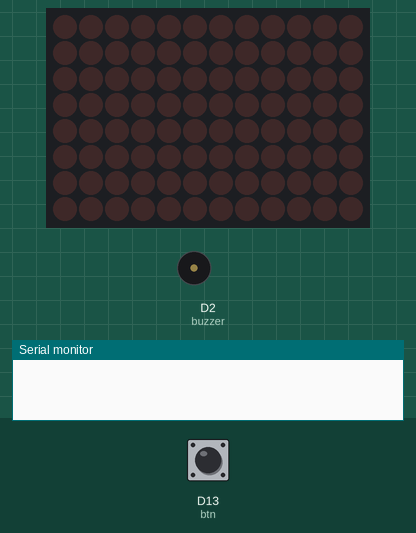
Bench run of a sketch on a simulated Arduino Uno R4 WiFi. Shown: 12×8 LED matrix, buzzer (waves = sounding), the last lines printed to the serial monitor. The test bench sets the inputs (shaded band); at power-on: D13 (btn) HIGH. Random numbers use the default seed unless the sketch sets one.

Above: at 1.2 s.
1.3 s: D13 (btn) pulled LOW for 0.15 s
At 1.8 s:
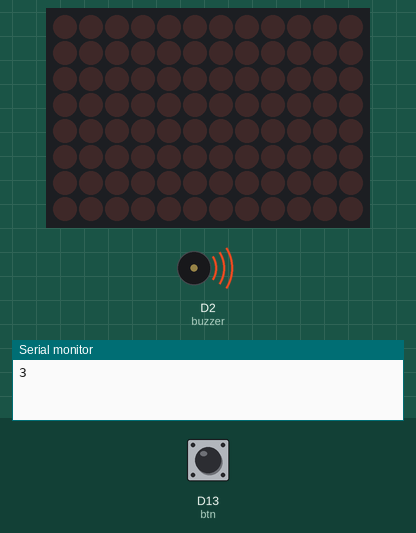
4.4 s: D13 (btn) pulled LOW for 3.2 s
At 8.2 s:
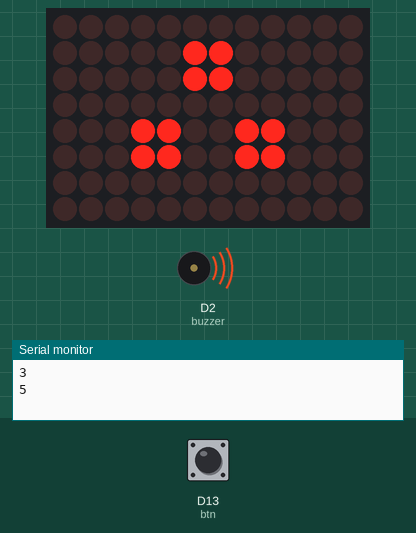
10.6 s: D13 (btn) pulled LOW for 3.2 s
16.8 s: D13 (btn) driven LOW
At 32.2 s:
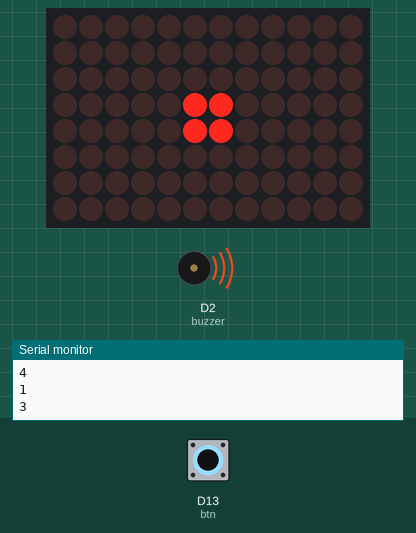
Timing chart, 0 to 33.3 s (numbered marks = the images above; inputs shaded):
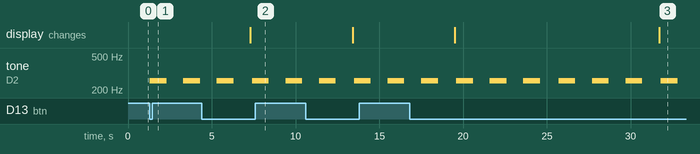

The sketch:

dice.ino
```cpp
#include <ArduinoGraphics.h>
#include "Arduino_LED_Matrix.h"


#define btn 13
#define buzzer 2

ArduinoLEDMatrix matrix;

const uint32_t dices[][4] = {
  {
    0x0,
    0x600600,
    0x0,
    66
  },
  {
    0x0,
    0x1981980,
    0x0,
    66
  },
  {
    0x6006,
    0x1981,
    0x98000000,
    66
  },
  {
    0x19819,
    0x80001981,
    0x98000000,
    66
  },
  {
    0x30c30,
    0xc0600603,
    0xc30c000,
    66
  },
  {
    0x36c36,
    0xc0000003,
    0x6c36c000,
    66
  }
};

void setup() {
  Serial.begin(9600);
  matrix.begin();
  pinMode(btn, INPUT_PULLUP);
  pinMode(buzzer, OUTPUT);
}

void loop() {
  int state = !digitalRead(btn);

  if (state) {
    int random_num = random(1, 6);
    Serial.println(random_num);
    sounds();
    matrix.loadFrame(dices[random_num - 1]);
  }

  delay(100);
}

void sounds() {
  for (int i = 0; i < 3; i++) {
    tone(buzzer, 255);
    delay(1000);
    tone(buzzer,0);
    delay(1000);
  }
}
```

Measured:
- after the input at 1.3 s, tone on D2 (buzzer): alternates 255 Hz for 1.0 s and silent for 1.0 s, starting at once
